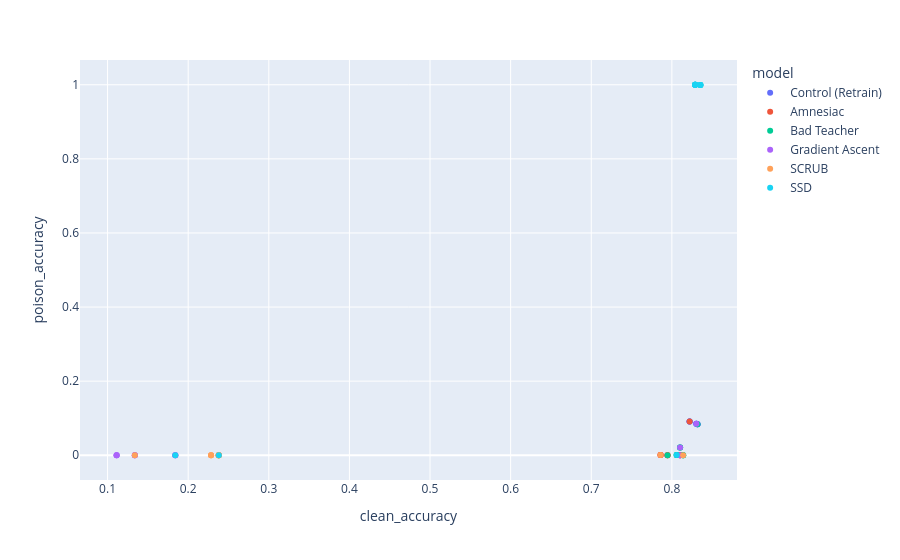

Notebook cell for this chart:
### Code cell
px.scatter(
    data_df[data_df['poison_rate'] == 0.1],
    x='clean_accuracy',
    y='poison_accuracy',
    color='model',
    # size='poison_rate'
)

### Figure 1 — Plotly figure (JSON) as saved in the notebook; plotly's stock layout.template omitted (floating-point values rounded to 4 significant figures)
{"data": [{"hovertemplate": "model=Control (Retrain)<br>clean_accuracy=%{x}<br>poison_accuracy=%{y}<extra></extra>", "legendgroup": "Control (Retrain)", "marker": {"color": "#636efa", "symbol": "circle"}, "mode": "markers", "name": "Control (Retrain)", "orientation": "v", "showlegend": true, "type": "scatter", "x": [0.822, 0.8318, 0.8304, 0.822, 0.8318, 0.8304, 0.822, 0.8318, 0.8304], "xaxis": "x", "y": [0.091, 0.084, 0.0852, 0.091, 0.084, 0.0852, 0.091, 0.084, 0.0852], "yaxis": "y"}, {"hovertemplate": "model=Amnesiac<br>clean_accuracy=%{x}<br>poison_accuracy=%{y}<extra></extra>", "legendgroup": "Amnesiac", "marker": {"color": "#EF553B", "symbol": "circle"}, "mode": "markers", "name": "Amnesiac", "orientation": "v", "showlegend": true, "type": "scatter", "x": [0.7946, 0.8102, 0.786, 0.7946, 0.8102, 0.786, 0.7946, 0.8102, 0.786, 0.822, 0.829, 0.2378], "xaxis": "x", "y": [0.0002, 0.0002, 0.0006, 0.0002, 0.0002, 0.0006, 0.0002, 0.0002, 0.0006, 0.091, 1.0, 0.0], "yaxis": "y"}, {"hovertemplate": "model=Bad Teacher<br>clean_accuracy=%{x}<br>poison_accuracy=%{y}<extra></extra>", "legendgroup": "Bad Teacher", "marker": {"color": "#00cc96", "symbol": "circle"}, "mode": "markers", "name": "Bad Teacher", "orientation": "v", "showlegend": true, "type": "scatter", "x": [0.8102, 0.814, 0.806, 0.8102, 0.814, 0.806, 0.8102, 0.814, 0.806, 0.7946, 0.8318, 0.8354], "xaxis": "x", "y": [0.0208, 0.0002, 0.0004, 0.0208, 0.0002, 0.0004, 0.0208, 0.0002, 0.0004, 0.0002, 0.084, 0.9992], "yaxis": "y"}, {"hovertemplate": "model=Gradient Ascent<br>clean_accuracy=%{x}<br>poison_accuracy=%{y}<extra></extra>", "legendgroup": "Gradient Ascent", "marker": {"color": "#ab63fa", "symbol": "circle"}, "mode": "markers", "name": "Gradient Ascent", "orientation": "v", "showlegend": true, "type": "scatter", "x": [0.1338, 0.184, 0.1112, 0.1338, 0.184, 0.1112, 0.1338, 0.184, 0.1112, 0.8102, 0.8102, 0.8304], "xaxis": "x", "y": [0.0, 0.0, 0.0, 0.0, 0.0, 0.0, 0.0, 0.0, 0.0, 0.0208, 0.0002, 0.0852], "yaxis": "y"}, {"hovertemplate": "model=SCRUB<br>clean_accuracy=%{x}<br>poison_accuracy=%{y}<extra></extra>", "legendgroup": "SCRUB", "marker": {"color": "#FFA15A", "symbol": "circle"}, "mode": "markers", "name": "SCRUB", "orientation": "v", "showlegend": true, "type": "scatter", "x": [0.238, 0.2378, 0.2284, 0.238, 0.2378, 0.2284, 0.238, 0.2378, 0.2284, 0.1338, 0.814, 0.786], "xaxis": "x", "y": [0.0, 0.0, 0.0, 0.0, 0.0, 0.0, 0.0, 0.0, 0.0, 0.0, 0.0002, 0.0006], "yaxis": "y"}, {"hovertemplate": "model=SSD<br>clean_accuracy=%{x}<br>poison_accuracy=%{y}<extra></extra>", "legendgroup": "SSD", "marker": {"color": "#19d3f3", "symbol": "circle"}, "mode": "markers", "name": "SSD", "orientation": "v", "showlegend": true, "type": "scatter", "x": [0.829, 0.8354, 0.8288, 0.829, 0.8354, 0.8288, 0.829, 0.8354, 0.8288, 0.238, 0.184, 0.806], "xaxis": "x", "y": [1.0, 0.9992, 1.0, 1.0, 0.9992, 1.0, 1.0, 0.9992, 1.0, 0.0, 0.0, 0.0004], "yaxis": "y"}], "layout": {"legend": {"title": {"text": "model"}, "tracegroupgap": 0}, "margin": {"t": 60}, "xaxis": {"anchor": "y", "domain": [0, 1], "title": {"text": "clean_accuracy"}}, "yaxis": {"anchor": "x", "domain": [0, 1], "title": {"text": "poison_accuracy"}}}}
